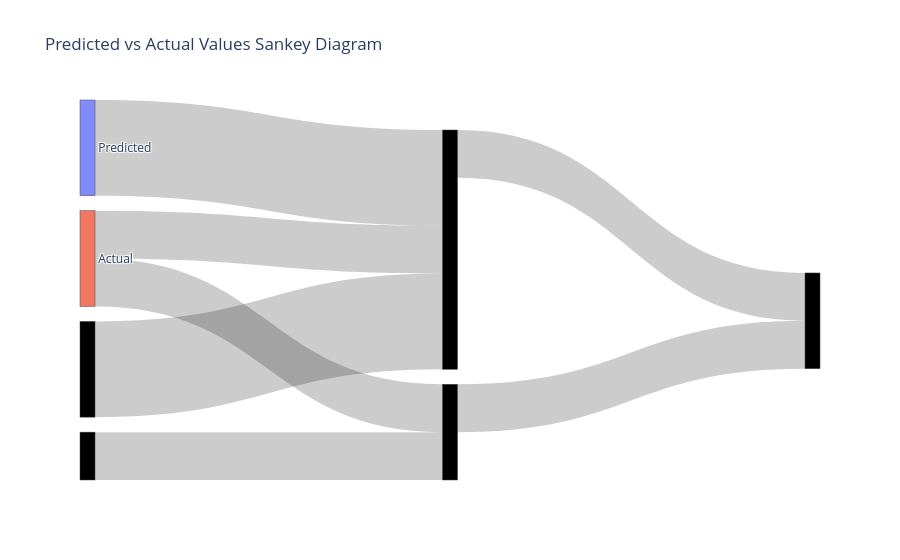

This figure's notebook cell:
### Code cell
import plotly.graph_objects as go

# # Sample data
# predicted_values = [20, 30, 10, 40]  # Sample predicted values
# actual_values = [25, 35, 15, 45]      # Sample actual values
# categories = ['Category A', 'Category B']

# Create Sankey diagram data
node_labels =  ['Predicted', 'Actual']
node_values = y_pred + y_test
node = dict(label=node_labels, pad=15, thickness=15)
link = dict(source=[0, 0, 1, 1, 2, 2, 3, 3, 4, 5, 4, 5],
            target=[4, 5, 4, 5, 4, 5, 4, 5, 6, 6, 7, 7],
            value=node_values)

# Create Sankey diagram
fig = go.Figure(data=[go.Sankey(node=node, link=link)])
fig.update_layout(title_text="Predicted vs Actual Values Sankey Diagram")
fig.show()

### Figure 1 — Plotly figure (JSON) as saved in the notebook; plotly's stock layout.template omitted (floating-point values rounded to 4 significant figures; data arrays with more than 128 entries replaced by an {"elided": "..."} marker saying what was removed)
{"data": [{"link": {"source": [0, 0, 1, 1, 2, 2, 3, 3, 4, 5, 4, 5], "target": [4, 5, 4, 5, 4, 5, 4, 5, 6, 6, 7, 7], "value": {"elided": "220 int values"}}, "node": {"label": ["Predicted", "Actual"], "pad": 15, "thickness": 15}, "type": "sankey"}], "layout": {"title": {"text": "Predicted vs Actual Values Sankey Diagram"}}}
